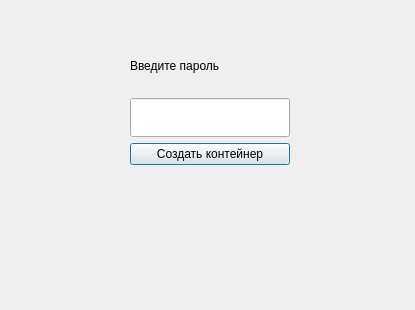
<?xml version="1.0" encoding="UTF-8"?>
<ui version="4.0">
 <class>new_pack</class>
 <widget class="QDialog" name="new_pack">
  <property name="geometry">
   <rect>
    <x>0</x>
    <y>0</y>
    <width>415</width>
    <height>310</height>
   </rect>
  </property>
  <property name="windowTitle">
   <string>Dialog</string>
  </property>
  <widget class="QWidget" name="verticalLayoutWidget">
   <property name="geometry">
    <rect>
     <x>130</x>
     <y>40</y>
     <width>160</width>
     <height>125</height>
    </rect>
   </property>
   <layout class="QVBoxLayout" name="verticalLayout">
    <item>
     <widget class="QLabel" name="label">
      <property name="text">
       <string>Введите пароль</string>
      </property>
     </widget>
    </item>
    <item>
     <widget class="QLineEdit" name="lineEdit">
      <property name="maximumSize">
       <size>
        <width>160</width>
        <height>39</height>
       </size>
      </property>
     </widget>
    </item>
    <item>
     <widget class="QPushButton" name="pushButton">
      <property name="text">
       <string>Создать контейнер</string>
      </property>
     </widget>
    </item>
   </layout>
  </widget>
 </widget>
 <resources/>
 <connections/>
</ui>
